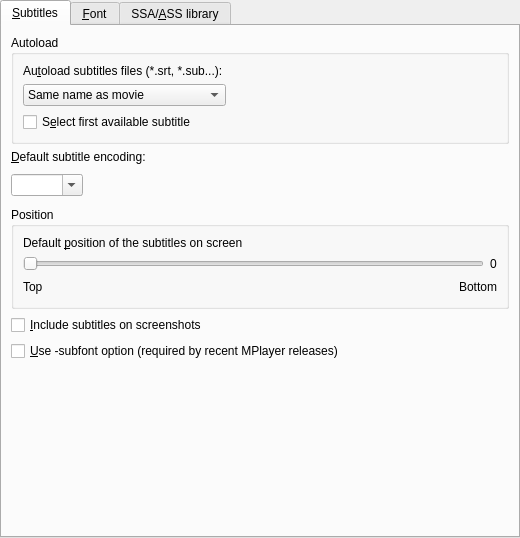
<ui version="4.0" >
 <class>PrefSubtitles</class>
 <widget class="QWidget" name="PrefSubtitles" >
  <property name="geometry" >
   <rect>
    <x>0</x>
    <y>0</y>
    <width>520</width>
    <height>538</height>
   </rect>
  </property>
  <property name="windowTitle" >
   <string/>
  </property>
  <property name="windowIcon" >
   <iconset/>
  </property>
  <layout class="QVBoxLayout" >
   <property name="margin" >
    <number>0</number>
   </property>
   <property name="spacing" >
    <number>6</number>
   </property>
   <item>
    <widget class="QTabWidget" name="subtitles_tab" >
     <property name="currentIndex" >
      <number>0</number>
     </property>
     <widget class="QWidget" name="tab" >
      <attribute name="title" >
       <string>&amp;Subtitles</string>
      </attribute>
      <layout class="QVBoxLayout" >
       <property name="margin" >
        <number>9</number>
       </property>
       <property name="spacing" >
        <number>6</number>
       </property>
       <item>
        <widget class="QGroupBox" name="groupBox" >
         <property name="title" >
          <string>Autoload</string>
         </property>
         <layout class="QGridLayout" >
          <property name="margin" >
           <number>9</number>
          </property>
          <property name="spacing" >
           <number>6</number>
          </property>
          <item row="0" column="0" >
           <widget class="QLabel" name="textLabel5" >
            <property name="text" >
             <string>Au&amp;toload subtitles files (*.srt, *.sub...):</string>
            </property>
            <property name="wordWrap" >
             <bool>false</bool>
            </property>
            <property name="buddy" >
             <cstring>font_autoload_combo</cstring>
            </property>
           </widget>
          </item>
          <item row="2" column="0" colspan="2" >
           <widget class="QCheckBox" name="font_autoload_check" >
            <property name="text" >
             <string>S&amp;elect first available subtitle</string>
            </property>
           </widget>
          </item>
          <item row="1" column="0" >
           <widget class="QComboBox" name="font_autoload_combo" >
            <item>
             <property name="text" >
              <string>Same name as movie</string>
             </property>
            </item>
            <item>
             <property name="text" >
              <string>All subs containing movie name</string>
             </property>
            </item>
            <item>
             <property name="text" >
              <string>All subs in directory</string>
             </property>
            </item>
           </widget>
          </item>
          <item row="1" column="1" >
           <spacer>
            <property name="orientation" >
             <enum>Qt::Horizontal</enum>
            </property>
            <property name="sizeType" >
             <enum>QSizePolicy::Expanding</enum>
            </property>
            <property name="sizeHint" >
             <size>
              <width>131</width>
              <height>21</height>
             </size>
            </property>
           </spacer>
          </item>
         </layout>
        </widget>
       </item>
       <item>
        <widget class="QLabel" name="textLabel4" >
         <property name="text" >
          <string>&amp;Default subtitle encoding:</string>
         </property>
         <property name="wordWrap" >
          <bool>false</bool>
         </property>
         <property name="buddy" >
          <cstring>font_encoding_combo</cstring>
         </property>
        </widget>
       </item>
       <item>
        <layout class="QHBoxLayout" >
         <property name="margin" >
          <number>0</number>
         </property>
         <property name="spacing" >
          <number>6</number>
         </property>
         <item>
          <widget class="MyComboBox" name="font_encoding_combo" >
           <property name="sizePolicy" >
            <sizepolicy>
             <hsizetype>5</hsizetype>
             <vsizetype>0</vsizetype>
             <horstretch>0</horstretch>
             <verstretch>0</verstretch>
            </sizepolicy>
           </property>
           <property name="editable" >
            <bool>true</bool>
           </property>
          </widget>
         </item>
         <item>
          <spacer>
           <property name="orientation" >
            <enum>Qt::Horizontal</enum>
           </property>
           <property name="sizeType" >
            <enum>QSizePolicy::Expanding</enum>
           </property>
           <property name="sizeHint" >
            <size>
             <width>161</width>
             <height>31</height>
            </size>
           </property>
          </spacer>
         </item>
        </layout>
       </item>
       <item>
        <widget class="QGroupBox" name="groupBox_2" >
         <property name="title" >
          <string>Position</string>
         </property>
         <layout class="QVBoxLayout" >
          <property name="margin" >
           <number>9</number>
          </property>
          <property name="spacing" >
           <number>6</number>
          </property>
          <item>
           <widget class="QLabel" name="textLabel1_22" >
            <property name="text" >
             <string>Default &amp;position of the subtitles on screen</string>
            </property>
            <property name="alignment" >
             <set>Qt::AlignVCenter</set>
            </property>
            <property name="wordWrap" >
             <bool>true</bool>
            </property>
            <property name="buddy" >
             <cstring>sub_pos_slider</cstring>
            </property>
           </widget>
          </item>
          <item>
           <layout class="QHBoxLayout" >
            <property name="margin" >
             <number>0</number>
            </property>
            <property name="spacing" >
             <number>6</number>
            </property>
            <item>
             <widget class="QSlider" name="sub_pos_slider" >
              <property name="sizePolicy" >
               <sizepolicy>
                <hsizetype>7</hsizetype>
                <vsizetype>0</vsizetype>
                <horstretch>0</horstretch>
                <verstretch>0</verstretch>
               </sizepolicy>
              </property>
              <property name="minimum" >
               <number>0</number>
              </property>
              <property name="maximum" >
               <number>100</number>
              </property>
              <property name="pageStep" >
               <number>1</number>
              </property>
              <property name="orientation" >
               <enum>Qt::Horizontal</enum>
              </property>
             </widget>
            </item>
            <item>
             <widget class="QLabel" name="sub_pos_label" >
              <property name="text" >
               <string>0</string>
              </property>
              <property name="wordWrap" >
               <bool>false</bool>
              </property>
             </widget>
            </item>
           </layout>
          </item>
          <item>
           <layout class="QHBoxLayout" >
            <property name="margin" >
             <number>0</number>
            </property>
            <property name="spacing" >
             <number>6</number>
            </property>
            <item>
             <widget class="QLabel" name="textLabel2_9" >
              <property name="text" >
               <string>Top</string>
              </property>
              <property name="wordWrap" >
               <bool>false</bool>
              </property>
             </widget>
            </item>
            <item>
             <spacer>
              <property name="orientation" >
               <enum>Qt::Horizontal</enum>
              </property>
              <property name="sizeType" >
               <enum>QSizePolicy::Expanding</enum>
              </property>
              <property name="sizeHint" >
               <size>
                <width>131</width>
                <height>20</height>
               </size>
              </property>
             </spacer>
            </item>
            <item>
             <widget class="QLabel" name="textLabel3_5" >
              <property name="text" >
               <string>Bottom</string>
              </property>
              <property name="wordWrap" >
               <bool>false</bool>
              </property>
             </widget>
            </item>
           </layout>
          </item>
         </layout>
        </widget>
       </item>
       <item>
        <widget class="QCheckBox" name="subtitles_on_screeshots_check" >
         <property name="text" >
          <string>&amp;Include subtitles on screenshots</string>
         </property>
        </widget>
       </item>
       <item>
        <widget class="QCheckBox" name="subfont_check" >
         <property name="text" >
          <string>&amp;Use -subfont option (required by recent MPlayer releases)</string>
         </property>
        </widget>
       </item>
       <item>
        <spacer>
         <property name="orientation" >
          <enum>Qt::Vertical</enum>
         </property>
         <property name="sizeType" >
          <enum>QSizePolicy::Expanding</enum>
         </property>
         <property name="sizeHint" >
          <size>
           <width>20</width>
           <height>20</height>
          </size>
         </property>
        </spacer>
       </item>
      </layout>
     </widget>
     <widget class="QWidget" name="tab_2" >
      <attribute name="title" >
       <string>&amp;Font</string>
      </attribute>
      <layout class="QVBoxLayout" >
       <property name="margin" >
        <number>9</number>
       </property>
       <property name="spacing" >
        <number>6</number>
       </property>
       <item>
        <widget class="QGroupBox" name="groupBox_3" >
         <property name="title" >
          <string>Font</string>
         </property>
         <layout class="QGridLayout" >
          <property name="margin" >
           <number>9</number>
          </property>
          <property name="spacing" >
           <number>6</number>
          </property>
          <item row="1" column="0" >
           <widget class="QRadioButton" name="ttf_font_button" >
            <property name="text" >
             <string>&amp;TTF font:</string>
            </property>
           </widget>
          </item>
          <item row="1" column="1" >
           <widget class="QLineEdit" name="ttf_font_edit" >
            <property name="enabled" >
             <bool>false</bool>
            </property>
           </widget>
          </item>
          <item row="1" column="2" >
           <widget class="QPushButton" name="searchButton" >
            <property name="enabled" >
             <bool>false</bool>
            </property>
            <property name="text" >
             <string>Sea&amp;rch...</string>
            </property>
           </widget>
          </item>
          <item row="2" column="2" >
           <spacer>
            <property name="orientation" >
             <enum>Qt::Horizontal</enum>
            </property>
            <property name="sizeHint" >
             <size>
              <width>121</width>
              <height>20</height>
             </size>
            </property>
           </spacer>
          </item>
          <item row="2" column="0" >
           <widget class="QRadioButton" name="system_font_button" >
            <property name="text" >
             <string>S&amp;ystem font:</string>
            </property>
           </widget>
          </item>
          <item row="0" column="0" colspan="3" >
           <widget class="QLabel" name="textLabel1" >
            <property name="text" >
             <string>Select the font which will be used for subtitles (and OSD):</string>
            </property>
            <property name="wordWrap" >
             <bool>false</bool>
            </property>
           </widget>
          </item>
          <item row="2" column="1" >
           <widget class="MyFontComboBox" name="fontCombo" >
            <property name="enabled" >
             <bool>false</bool>
            </property>
            <property name="sizePolicy" >
             <sizepolicy>
              <hsizetype>5</hsizetype>
              <vsizetype>0</vsizetype>
              <horstretch>0</horstretch>
              <verstretch>0</verstretch>
             </sizepolicy>
            </property>
           </widget>
          </item>
         </layout>
        </widget>
       </item>
       <item>
        <widget class="QGroupBox" name="groupBox_4" >
         <property name="title" >
          <string>Size</string>
         </property>
         <layout class="QHBoxLayout" >
          <property name="margin" >
           <number>9</number>
          </property>
          <property name="spacing" >
           <number>6</number>
          </property>
          <item>
           <widget class="QLabel" name="textLabel2" >
            <property name="text" >
             <string>A&amp;utoscale:</string>
            </property>
            <property name="wordWrap" >
             <bool>false</bool>
            </property>
            <property name="buddy" >
             <cstring>font_autoscale_combo</cstring>
            </property>
           </widget>
          </item>
          <item>
           <widget class="QComboBox" name="font_autoscale_combo" >
            <item>
             <property name="text" >
              <string>No autoscale</string>
             </property>
            </item>
            <item>
             <property name="text" >
              <string>Proportional to movie height</string>
             </property>
            </item>
            <item>
             <property name="text" >
              <string>Proportional to movie width</string>
             </property>
            </item>
            <item>
             <property name="text" >
              <string>Proportional to movie diagonal</string>
             </property>
            </item>
           </widget>
          </item>
          <item>
           <spacer>
            <property name="orientation" >
             <enum>Qt::Horizontal</enum>
            </property>
            <property name="sizeType" >
             <enum>QSizePolicy::Preferred</enum>
            </property>
            <property name="sizeHint" >
             <size>
              <width>71</width>
              <height>20</height>
             </size>
            </property>
           </spacer>
          </item>
          <item>
           <widget class="QLabel" name="textLabel3" >
            <property name="text" >
             <string>S&amp;cale:</string>
            </property>
            <property name="wordWrap" >
             <bool>false</bool>
            </property>
            <property name="buddy" >
             <cstring>font_text_scale</cstring>
            </property>
           </widget>
          </item>
          <item>
           <widget class="QSpinBox" name="font_text_scale" >
            <property name="maximum" >
             <number>100</number>
            </property>
           </widget>
          </item>
         </layout>
        </widget>
       </item>
       <item>
        <spacer>
         <property name="orientation" >
          <enum>Qt::Vertical</enum>
         </property>
         <property name="sizeType" >
          <enum>QSizePolicy::Expanding</enum>
         </property>
         <property name="sizeHint" >
          <size>
           <width>20</width>
           <height>20</height>
          </size>
         </property>
        </spacer>
       </item>
      </layout>
     </widget>
     <widget class="QWidget" name="TabPage" >
      <attribute name="title" >
       <string>SSA/&amp;ASS library</string>
      </attribute>
      <layout class="QVBoxLayout" >
       <property name="margin" >
        <number>6</number>
       </property>
       <property name="spacing" >
        <number>6</number>
       </property>
       <item>
        <widget class="QLabel" name="textLabel1_13" >
         <property name="text" >
          <string>The new SSA/ASS library will provide nice styled subtitles for external SSA/ASS subtitles files and Matroska tracks. But it will be used too for rendering other formats like SUB and SRT files.</string>
         </property>
         <property name="alignment" >
          <set>Qt::AlignVCenter</set>
         </property>
         <property name="wordWrap" >
          <bool>true</bool>
         </property>
        </widget>
       </item>
       <item>
        <widget class="QCheckBox" name="font_ass_check" >
         <property name="text" >
          <string>&amp;Use SSA/ASS library for subtitle rendering</string>
         </property>
        </widget>
       </item>
       <item>
        <layout class="QHBoxLayout" >
         <property name="margin" >
          <number>0</number>
         </property>
         <property name="spacing" >
          <number>6</number>
         </property>
         <item>
          <widget class="QLabel" name="asscolor_label" >
           <property name="enabled" >
            <bool>false</bool>
           </property>
           <property name="text" >
            <string>&amp;Text color:</string>
           </property>
           <property name="wordWrap" >
            <bool>false</bool>
           </property>
           <property name="buddy" >
            <cstring>colorButton</cstring>
           </property>
          </widget>
         </item>
         <item>
          <widget class="QPushButton" name="colorButton" >
           <property name="enabled" >
            <bool>false</bool>
           </property>
           <property name="text" >
            <string/>
           </property>
          </widget>
         </item>
         <item>
          <spacer>
           <property name="orientation" >
            <enum>Qt::Horizontal</enum>
           </property>
           <property name="sizeType" >
            <enum>QSizePolicy::Preferred</enum>
           </property>
           <property name="sizeHint" >
            <size>
             <width>41</width>
             <height>31</height>
            </size>
           </property>
          </spacer>
         </item>
         <item>
          <widget class="QLabel" name="assbordercolor_label" >
           <property name="enabled" >
            <bool>false</bool>
           </property>
           <property name="text" >
            <string>&amp;Border color:</string>
           </property>
           <property name="wordWrap" >
            <bool>false</bool>
           </property>
           <property name="buddy" >
            <cstring>borderButton</cstring>
           </property>
          </widget>
         </item>
         <item>
          <widget class="QPushButton" name="borderButton" >
           <property name="enabled" >
            <bool>false</bool>
           </property>
           <property name="text" >
            <string/>
           </property>
          </widget>
         </item>
        </layout>
       </item>
       <item>
        <widget class="Line" name="ass_styles_line" >
         <property name="sizePolicy" >
          <sizepolicy>
           <hsizetype>7</hsizetype>
           <vsizetype>0</vsizetype>
           <horstretch>0</horstretch>
           <verstretch>0</verstretch>
          </sizepolicy>
         </property>
         <property name="frameShape" >
          <enum>QFrame::HLine</enum>
         </property>
         <property name="frameShadow" >
          <enum>QFrame::Sunken</enum>
         </property>
         <property name="orientation" >
          <enum>Qt::Horizontal</enum>
         </property>
        </widget>
       </item>
       <item>
        <widget class="QLabel" name="styles_desc_label" >
         <property name="enabled" >
          <bool>false</bool>
         </property>
         <property name="text" >
          <string>Here you can override styles for SSA/ASS subtitles. It can be also used for fine-tuning the rendering of SRT and SUB subtitles by the SSA/ASS library. Example: &lt;b>Bold=1,Outline=2,Shadow=4&lt;/b></string>
         </property>
         <property name="alignment" >
          <set>Qt::AlignVCenter</set>
         </property>
         <property name="wordWrap" >
          <bool>true</bool>
         </property>
        </widget>
       </item>
       <item>
        <layout class="QHBoxLayout" >
         <property name="margin" >
          <number>0</number>
         </property>
         <property name="spacing" >
          <number>6</number>
         </property>
         <item>
          <widget class="QLabel" name="ass_styles_label" >
           <property name="enabled" >
            <bool>false</bool>
           </property>
           <property name="text" >
            <string>St&amp;yles:</string>
           </property>
           <property name="wordWrap" >
            <bool>false</bool>
           </property>
           <property name="buddy" >
            <cstring>ass_styles_edit</cstring>
           </property>
          </widget>
         </item>
         <item>
          <widget class="QLineEdit" name="ass_styles_edit" >
           <property name="enabled" >
            <bool>false</bool>
           </property>
          </widget>
         </item>
        </layout>
       </item>
       <item>
        <spacer>
         <property name="orientation" >
          <enum>Qt::Vertical</enum>
         </property>
         <property name="sizeType" >
          <enum>QSizePolicy::Expanding</enum>
         </property>
         <property name="sizeHint" >
          <size>
           <width>20</width>
           <height>20</height>
          </size>
         </property>
        </spacer>
       </item>
      </layout>
     </widget>
    </widget>
   </item>
  </layout>
 </widget>
 <customwidgets>
  <customwidget>
   <class>MyFontComboBox</class>
   <extends>QFontComboBox</extends>
   <header>mycombobox.h</header>
  </customwidget>
  <customwidget>
   <class>MyComboBox</class>
   <extends>QComboBox</extends>
   <header>mycombobox.h</header>
  </customwidget>
 </customwidgets>
 <tabstops>
  <tabstop>subtitles_tab</tabstop>
  <tabstop>font_autoload_combo</tabstop>
  <tabstop>font_autoload_check</tabstop>
  <tabstop>font_encoding_combo</tabstop>
  <tabstop>sub_pos_slider</tabstop>
  <tabstop>subtitles_on_screeshots_check</tabstop>
  <tabstop>subfont_check</tabstop>
  <tabstop>ttf_font_button</tabstop>
  <tabstop>ttf_font_edit</tabstop>
  <tabstop>searchButton</tabstop>
  <tabstop>system_font_button</tabstop>
  <tabstop>fontCombo</tabstop>
  <tabstop>font_autoscale_combo</tabstop>
  <tabstop>font_text_scale</tabstop>
  <tabstop>font_ass_check</tabstop>
  <tabstop>colorButton</tabstop>
  <tabstop>borderButton</tabstop>
  <tabstop>ass_styles_edit</tabstop>
 </tabstops>
 <resources/>
 <connections>
  <connection>
   <sender>ttf_font_button</sender>
   <signal>toggled(bool)</signal>
   <receiver>ttf_font_edit</receiver>
   <slot>setEnabled(bool)</slot>
   <hints>
    <hint type="sourcelabel" >
     <x>82</x>
     <y>116</y>
    </hint>
    <hint type="destinationlabel" >
     <x>269</x>
     <y>116</y>
    </hint>
   </hints>
  </connection>
  <connection>
   <sender>ttf_font_button</sender>
   <signal>toggled(bool)</signal>
   <receiver>searchButton</receiver>
   <slot>setEnabled(bool)</slot>
   <hints>
    <hint type="sourcelabel" >
     <x>82</x>
     <y>116</y>
    </hint>
    <hint type="destinationlabel" >
     <x>510</x>
     <y>116</y>
    </hint>
   </hints>
  </connection>
  <connection>
   <sender>system_font_button</sender>
   <signal>toggled(bool)</signal>
   <receiver>fontCombo</receiver>
   <slot>setEnabled(bool)</slot>
   <hints>
    <hint type="sourcelabel" >
     <x>82</x>
     <y>152</y>
    </hint>
    <hint type="destinationlabel" >
     <x>269</x>
     <y>152</y>
    </hint>
   </hints>
  </connection>
  <connection>
   <sender>font_ass_check</sender>
   <signal>toggled(bool)</signal>
   <receiver>asscolor_label</receiver>
   <slot>setEnabled(bool)</slot>
   <hints>
    <hint type="sourcelabel" >
     <x>322</x>
     <y>98</y>
    </hint>
    <hint type="destinationlabel" >
     <x>76</x>
     <y>133</y>
    </hint>
   </hints>
  </connection>
  <connection>
   <sender>font_ass_check</sender>
   <signal>toggled(bool)</signal>
   <receiver>colorButton</receiver>
   <slot>setEnabled(bool)</slot>
   <hints>
    <hint type="sourcelabel" >
     <x>322</x>
     <y>98</y>
    </hint>
    <hint type="destinationlabel" >
     <x>199</x>
     <y>133</y>
    </hint>
   </hints>
  </connection>
  <connection>
   <sender>font_ass_check</sender>
   <signal>toggled(bool)</signal>
   <receiver>borderButton</receiver>
   <slot>setEnabled(bool)</slot>
   <hints>
    <hint type="sourcelabel" >
     <x>322</x>
     <y>98</y>
    </hint>
    <hint type="destinationlabel" >
     <x>569</x>
     <y>133</y>
    </hint>
   </hints>
  </connection>
  <connection>
   <sender>font_ass_check</sender>
   <signal>toggled(bool)</signal>
   <receiver>assbordercolor_label</receiver>
   <slot>setEnabled(bool)</slot>
   <hints>
    <hint type="sourcelabel" >
     <x>322</x>
     <y>98</y>
    </hint>
    <hint type="destinationlabel" >
     <x>446</x>
     <y>133</y>
    </hint>
   </hints>
  </connection>
  <connection>
   <sender>font_ass_check</sender>
   <signal>toggled(bool)</signal>
   <receiver>ass_styles_label</receiver>
   <slot>setEnabled(bool)</slot>
   <hints>
    <hint type="sourcelabel" >
     <x>322</x>
     <y>98</y>
    </hint>
    <hint type="destinationlabel" >
     <x>38</x>
     <y>244</y>
    </hint>
   </hints>
  </connection>
  <connection>
   <sender>font_ass_check</sender>
   <signal>toggled(bool)</signal>
   <receiver>ass_styles_edit</receiver>
   <slot>setEnabled(bool)</slot>
   <hints>
    <hint type="sourcelabel" >
     <x>322</x>
     <y>98</y>
    </hint>
    <hint type="destinationlabel" >
     <x>346</x>
     <y>244</y>
    </hint>
   </hints>
  </connection>
  <connection>
   <sender>font_ass_check</sender>
   <signal>toggled(bool)</signal>
   <receiver>styles_desc_label</receiver>
   <slot>setEnabled(bool)</slot>
   <hints>
    <hint type="sourcelabel" >
     <x>322</x>
     <y>98</y>
    </hint>
    <hint type="destinationlabel" >
     <x>322</x>
     <y>193</y>
    </hint>
   </hints>
  </connection>
  <connection>
   <sender>sub_pos_slider</sender>
   <signal>valueChanged(int)</signal>
   <receiver>sub_pos_label</receiver>
   <slot>setNum(int)</slot>
   <hints>
    <hint type="sourcelabel" >
     <x>252</x>
     <y>298</y>
    </hint>
    <hint type="destinationlabel" >
     <x>492</x>
     <y>299</y>
    </hint>
   </hints>
  </connection>
 </connections>
</ui>
